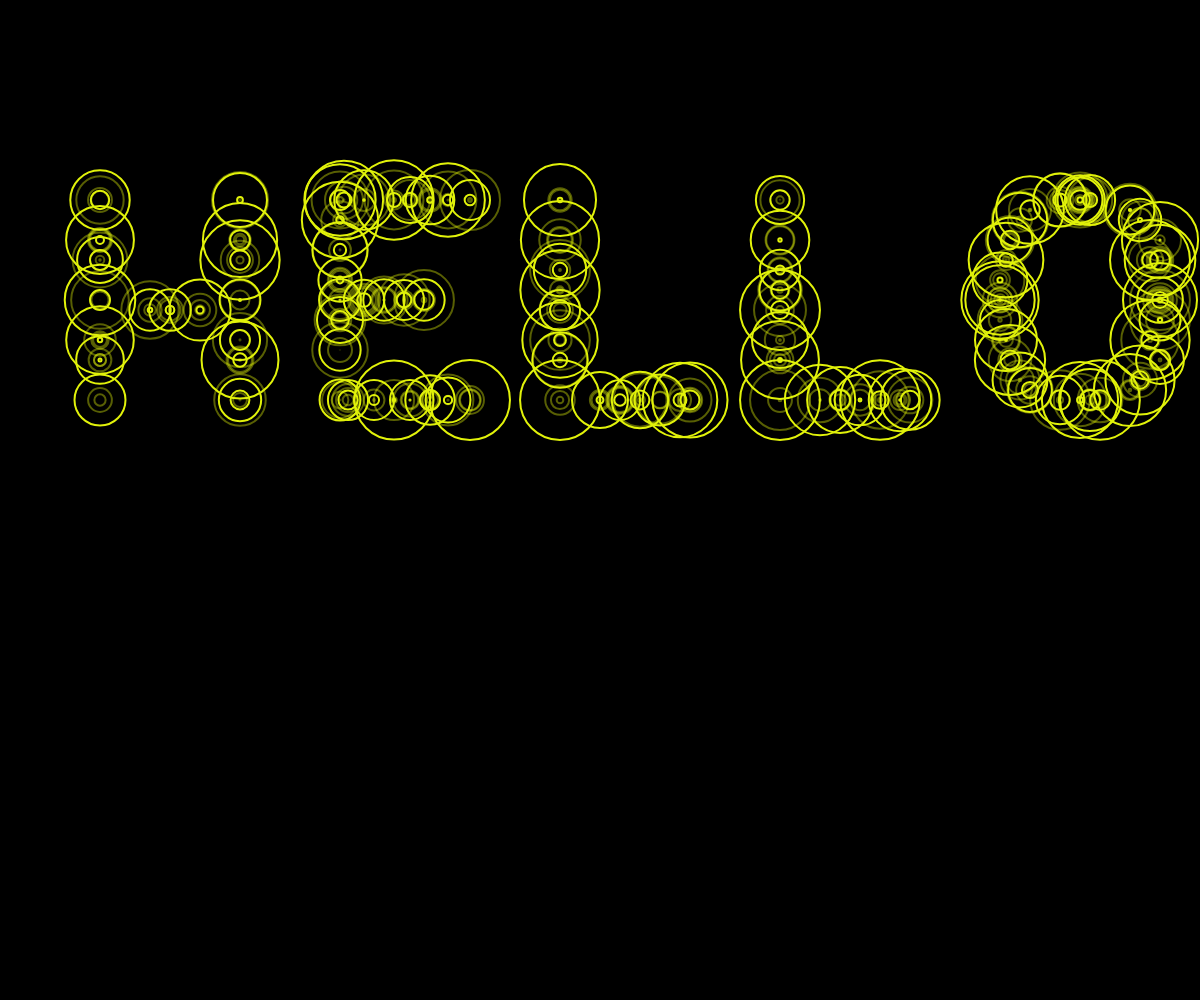
Frame 1 (no input)
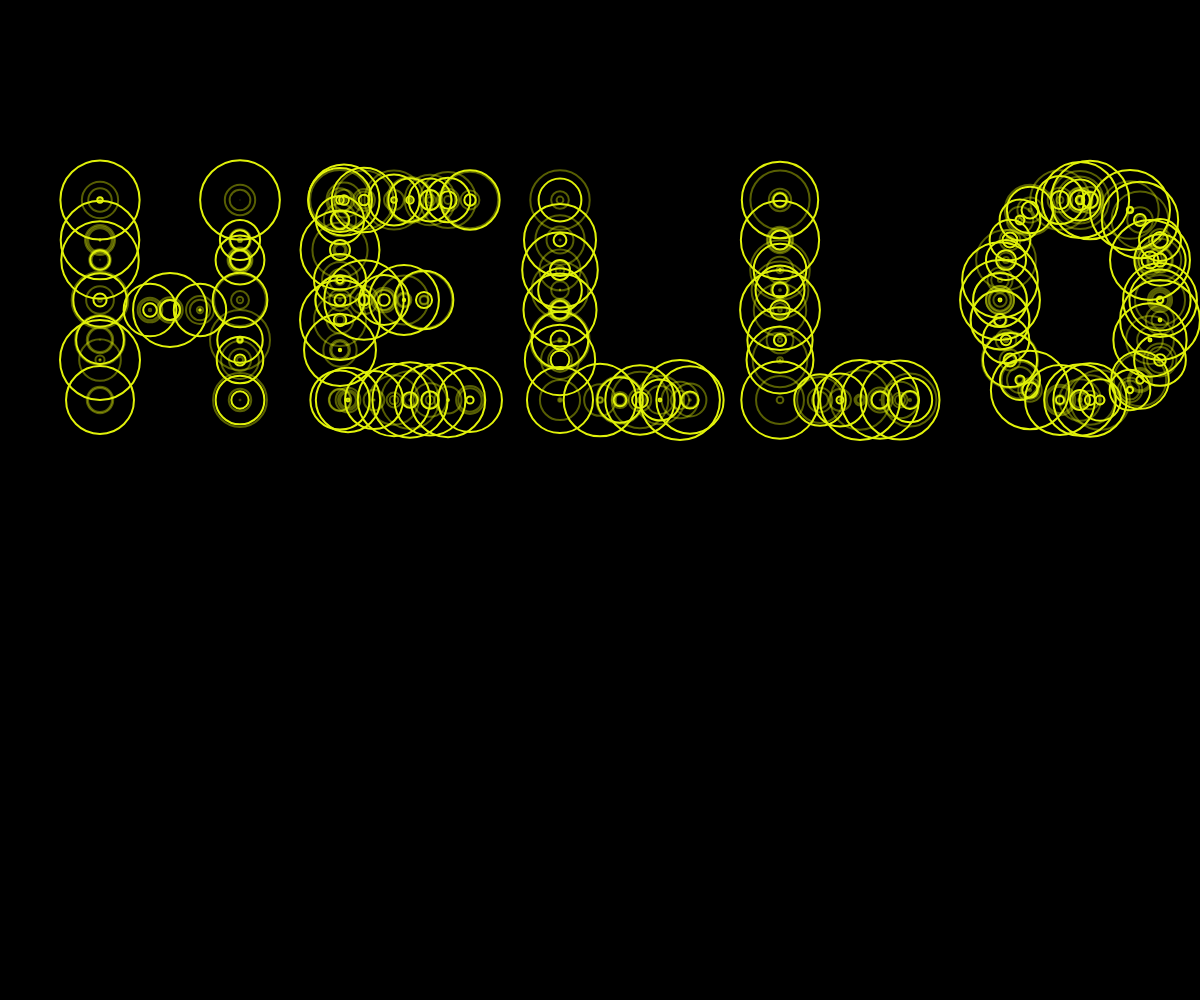
Frame 60 (no input)
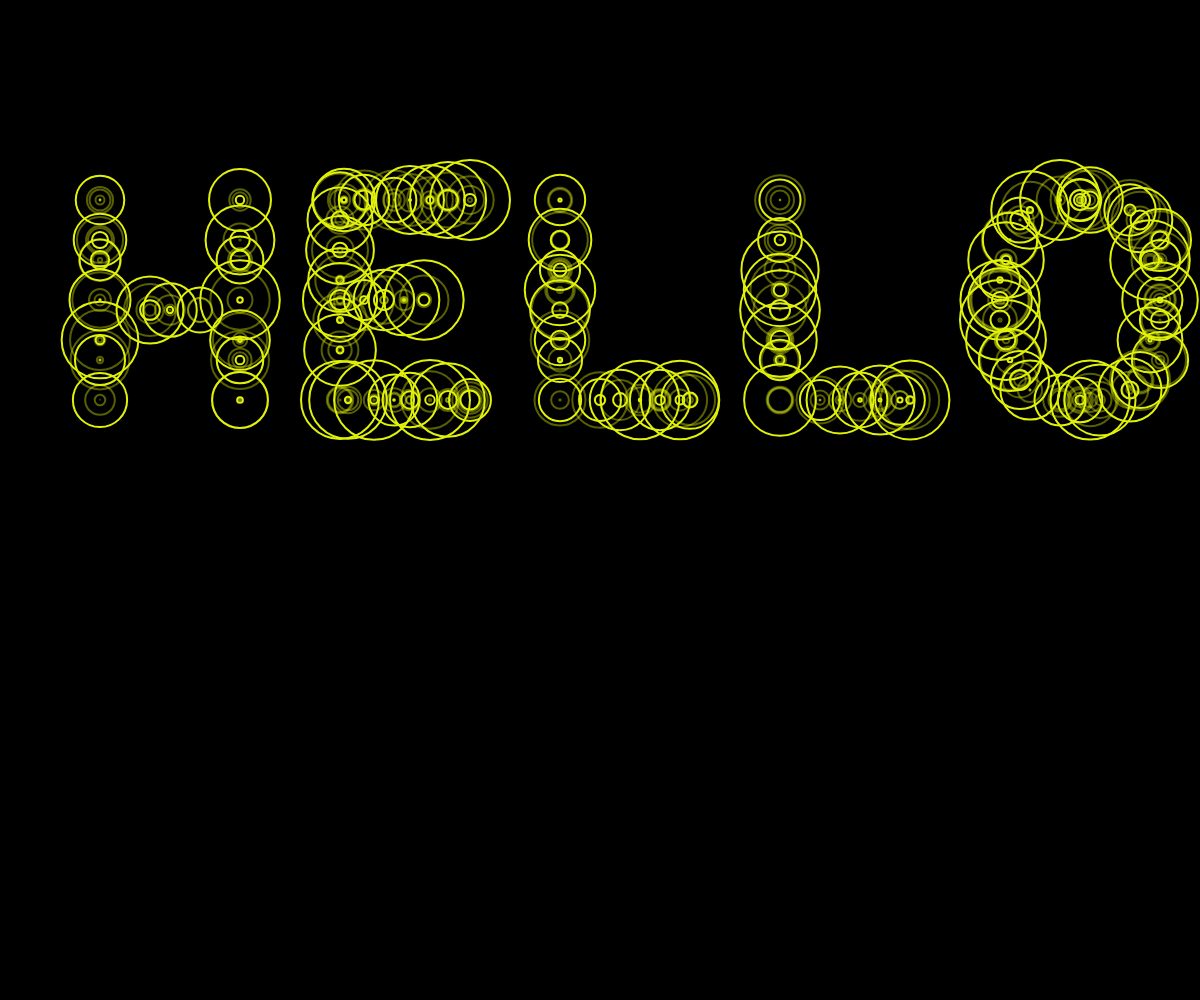
Frame 120 (the mouse pressed at the canvas centre since frame 60)

The p5.js sketch that drew these frames (run headless with seeded random() and noise() and a simulated clock; from frame 60 on, the mouse is pressed at the canvas centre):

// p5.js sketch
// ── sketch.js

// no need to change anything from here ... ----------------------

var letters = {};

var marginLeft = 50;
var marginTop = 100;
var textX = marginLeft;
var textY = 150;
var lineHeight = 150;
var typedText = "HELLO";

var r =  Math.floor(Math.random() * 250);
var g = Math.floor(Math.random() * 250);  
var b =  Math.floor(Math.random() * 250);

function setup() {
	createCanvas(windowWidth, windowHeight);
	initLetters();
	noFill();
	strokeWeight(0);
}

function draw() {
	background(0);
	scale(2);

	textX = marginLeft;
	textY = marginTop + 100;

	randomSeed(4);
	for (var i = 0; i < typedText.length; i++) {
		var c = typedText[i];
		if (letters[c]) {
			push();
			translate(textX, textY);
			var w = letters[c]();
			textX += w;
			pop();
		} else if (c == "\n") {
			textX = marginLeft;
			textY += lineHeight;
		}
	}

	//noLoop();
}

function keyTyped() {
    var k = key;
    if (!letters[k]) {
        k = k.toUpperCase();
    }
    if (letters[k]) {
         
        typedText += k;
    }

	//loop();
}

function keyPressed() {
	if (keyCode == RETURN) {
		typedText += "\n";
	}
	if (keyCode == BACKSPACE || keyCode == DELETE) {
		if (typedText.length > 0) typedText = typedText.slice(0, -1);
	
}

	//loop();
}
// ... to here -----------------------------------------------------


function initLetters() {
	// Add your calls to the letter functions here

	letters = {
		N: draw_N,
		O: draw_O,
		Q: draw_Q,
		U: draw_U,
       G: draw_G,
       H: draw_H,
       I: draw_I,
       J: draw_J,
       K: draw_K,
       L: draw_L,
       M: draw_M,
       S: draw_S,
       R: draw_R,	
		A: draw_A,
		W: draw_W,
       V: draw_V,
       B: draw_B,
       P: draw_P,
       C: draw_C,
       D: draw_D,
       T: draw_T,
		E: draw_E,
       F: draw_F,
       X: draw_X,
       Y: draw_Y,
       Z: draw_Z,
		
		" ": function() { return 30 },
	};
}



// A function for each letter

function draw_N() {
	
	//rect(-15,-100,80,100);
	
	specialEllipse(0,-100,30,30); //top left 
	specialEllipse(0,0,13,13); 
	specialEllipse(0,-5,15,15); //bottom left
	//specialEllipse(50,-100,30,30); //top right
	specialEllipse(50,-20,30,30); //bottom right
	specialEllipse(0,-30,25,25);
   specialEllipse(0,-20,25,25);
	specialEllipse(0,-40,15,15);
	specialEllipse(0,-50,20,20);
	specialEllipse(0,-70,10,10);
   specialEllipse(0,-80,10,10);
	specialEllipse(0,-90,15,15);
	
   specialEllipse(70,-100,10,10);
	specialEllipse(70,-85,20,20);
	specialEllipse(70,-70,18,18);
	specialEllipse(70,-60,11,11);
	specialEllipse(70,-50,15,15);
   specialEllipse(70,-30,15,15);
	specialEllipse(70,-20,25,25);
	specialEllipse(70,0,13,13);

	specialEllipse(50,-35,20,20);
	specialEllipse(33,-47,10,10);
	specialEllipse(28,-56,15,15);
	specialEllipse(23,-67,18,18);
	specialEllipse(18,-75,10,10);
	specialEllipse(15,-80,13,13);

	
	
	

	return 110;
}

function draw_O() {
	
	//rect(30,-100,80,100);
	
   specialEllipse(0, -50, 25);
   specialEllipse(0, -40, 25);
   specialEllipse(3, -30, 15);
   specialEllipse(5, -20, 30);
   specialEllipse(10, -10, 10);
   specialEllipse(15, -5, 20);
   specialEllipse(30, 0, 20);
   specialEllipse(45, 0, 30);

   specialEllipse(80, -50, 25);
   specialEllipse(80, -40, 25);
   specialEllipse(75, -30, 15);
   specialEllipse(80, -20, 30);
   specialEllipse(70, -10, 10);
   specialEllipse(65, -5, 20);
   specialEllipse(50, 0, 20);
   specialEllipse(40, 0, 30);


   specialEllipse(0, -50, 25);
   specialEllipse(0, -60, 25);
   specialEllipse(3, -70, 15);
   specialEllipse(5, -80, 30);
   specialEllipse(10, -90, 10);
   specialEllipse(15, -95, 20);
   specialEllipse(30, -100, 20);
   specialEllipse(45, -100, 30);

   specialEllipse(80, -50, 25);
   specialEllipse(80, -70, 25);
   specialEllipse(75, -70, 15);
   specialEllipse(80, -80, 30);
   specialEllipse(70, -90, 10);
   specialEllipse(65, -95, 20);
   specialEllipse(40, -100, 20);
   specialEllipse(40, -100, 30);


	return 130;
}
function draw_Q() {
	
	//rect(75,-100,80,100);
	
   specialEllipse(0, -50, 25);
   specialEllipse(0, -40, 25);
   specialEllipse(3, -30, 15);
   specialEllipse(5, -20, 30);
   specialEllipse(10, -10, 10);
   specialEllipse(15, -5, 20);
   specialEllipse(30, 0, 20);
   specialEllipse(45, 0, 30);

   specialEllipse(80, -50, 25);
   specialEllipse(80, -40, 25);
   specialEllipse(75, -30, 15);
   specialEllipse(80, -20, 30);
   specialEllipse(70, -10, 10);
   specialEllipse(65, -5, 20);
   specialEllipse(50, 0, 20);
   specialEllipse(40, 0, 30);


   specialEllipse(0, -50, 25);
   specialEllipse(0, -60, 25);
   specialEllipse(3, -70, 15);
   specialEllipse(5, -80, 30);
   specialEllipse(10, -90, 10);
   specialEllipse(15, -95, 20);
   specialEllipse(30, -100, 20);
   specialEllipse(45, -100, 30);

   specialEllipse(80, -50, 25);
   specialEllipse(80, -70, 25);
   specialEllipse(75, -70, 15);
   specialEllipse(80, -80, 30);
   specialEllipse(70, -90, 10);
   specialEllipse(65, -95, 20);
   specialEllipse(40, -100, 20);
   specialEllipse(40, -100, 30);

   specialEllipse(90, 0, 25);
   specialEllipse(80, -10, 15);
   specialEllipse(70, -20, 15);
	specialEllipse(60, -30, 10);
	

	

	return 130;
}

function draw_U() {
	
   specialEllipse(0, -50, 25);
   specialEllipse(0, -40, 25);
   specialEllipse(0, -60, 25);
   specialEllipse(0, -70, 25);
   specialEllipse(0, -80, 25);
   specialEllipse(0, -90, 25);
   specialEllipse(0, -95, 25);
   specialEllipse(0, -100, 25);
   specialEllipse(3, -30, 15);
   specialEllipse(5, -20, 30);
   specialEllipse(10, -10, 10);
   specialEllipse(15, -5, 20);
   specialEllipse(30, 0, 20);
   specialEllipse(45, 0, 30);

   specialEllipse(80, -50, 25);
   specialEllipse(80, -60, 25);
   specialEllipse(80, -70, 25);
   specialEllipse(80, -80, 25);
   specialEllipse(80, -90, 25);
   specialEllipse(80, -95, 25);
   specialEllipse(80, -100, 25);

   specialEllipse(75, -30, 15);
   specialEllipse(80, -20, 30);
   specialEllipse(70, -10, 10);
   specialEllipse(65, -5, 20);
   specialEllipse(50, 0, 20);
   specialEllipse(40, 0, 30);
	
	
	

	

	return 120;
}




function draw_G() {



   specialEllipse(0, -50, 25);
   specialEllipse(0, -40, 25);
   specialEllipse(3, -30, 15);
   specialEllipse(5, -20, 30);
   specialEllipse(10, -10, 10);
   specialEllipse(15, -5, 20);
   specialEllipse(30, 0, 20);
   specialEllipse(45, 0, 30);

   specialEllipse(80, -50, 25);
   specialEllipse(80, -40, 25);
   specialEllipse(75, -30, 15);
   specialEllipse(80, -20, 30);
   specialEllipse(70, -10, 10);
   specialEllipse(65, -5, 20);
   specialEllipse(50, 0, 20);
   specialEllipse(40, 0, 30);



   specialEllipse(75, -40, 20);
   specialEllipse(75, -50, 15);


   specialEllipse(0, -50, 25);
   specialEllipse(0, -60, 25);
   specialEllipse(3, -70, 15);
   specialEllipse(5, -80, 30);
   specialEllipse(10, -90, 10);
   specialEllipse(15, -95, 20);
   specialEllipse(30, -100, 20);
   specialEllipse(45, -100, 30);

   specialEllipse(75, -90, 20);
   specialEllipse(60, -100, 20);
   specialEllipse(45, -100, 30);

   specialEllipse(65, -50, 10);
   specialEllipse(75, -50, 15);
   specialEllipse(60, -50, 10);




       return 130;
}


function draw_H() {


   specialEllipse(0, 0, 20);
   specialEllipse(0, -30, 25);
   specialEllipse(0, -20, 25);
   specialEllipse(0, -50, 15);
   specialEllipse(0, -70, 20);
   specialEllipse(0, -80, 20);
   specialEllipse(0, -100, 30);
   specialEllipse(25, -45, 25);
   specialEllipse(35, -45, 10);

   specialEllipse(70, 0, 20);
   specialEllipse(70, -30, 25);
   specialEllipse(70, -20, 25);
   specialEllipse(70, -50, 25);
   specialEllipse(70, -70, 30);
   specialEllipse(70, -80, 30);

   specialEllipse(50, -45, 25);
   specialEllipse(70, -100, 15);


       return 120;
}


function draw_I() {


   specialEllipse(0, 0, 20);
   specialEllipse(0, -30, 25);
   specialEllipse(0, -20, 25);
   specialEllipse(0, -45, 15);
   specialEllipse(0, -60, 20);
   specialEllipse(0, -80, 20);
   specialEllipse(0, -100, 30);


       return 50;

}

function draw_J() {


   specialEllipse(60, -80, 30);
   specialEllipse(60, -30, 25);
   specialEllipse(60, -100, 20);
   specialEllipse(60, -70, 20);
   specialEllipse(60, -60, 20);
   specialEllipse(60, -50, 20);
   specialEllipse(50, -10, 30);
   specialEllipse(30, 0, 20);
   specialEllipse(0, -50, 10);
   specialEllipse(0, -25, 15);
   specialEllipse(0, -35, 25);
   specialEllipse(10, -15, 15);


       return 110;

}
function draw_K() {


   specialEllipse(15, -45, 20);
   specialEllipse(30, -55, 25);
   specialEllipse(40, -65, 10);
   specialEllipse(50, -75, 20);
   specialEllipse(70, -100, 20);
   specialEllipse(60, -90, 20);
   specialEllipse(0, -100, 15);
   specialEllipse(0, -100, 10);
   specialEllipse(0, -65, 20);
   specialEllipse(0, -75, 20);
   specialEllipse(0, -50, 10);
   specialEllipse(0, -45, 25);
   specialEllipse(0, -25, 25);
   specialEllipse(0,  0, 30);
   specialEllipse(15, -35, 10);
   specialEllipse(35, -35, 20);
   specialEllipse(45, -25, 25);
   specialEllipse(50, -15, 20);
   specialEllipse(70, 0, 25);



       return 120;
}

function draw_L() {


   specialEllipse(0, 0, 25);
   specialEllipse(0, -20, 20);
   specialEllipse(0, -30, 10);
   specialEllipse(0, -45, 20);
   specialEllipse(0, -55, 20);
   specialEllipse(0, -65, 30);
   specialEllipse(0, -80, 30);
   specialEllipse(0, -100, 10);
   specialEllipse(20, 0, 20);
   specialEllipse(30, 0, 10);
   specialEllipse(40, 0, 10);
   specialEllipse(50, 0, 15);
    specialEllipse(60, 0, 15);
   specialEllipse(65, 0, 30);




       return 110;
}


function draw_M() {



   specialEllipse(80, 0, 25);
   specialEllipse(80, -20, 25);
   specialEllipse(80, -10, 30);
   specialEllipse(80, -30, 15);
   specialEllipse(80, -40, 15);
   specialEllipse(80, -50, 10);
   specialEllipse(80, -65, 30);
   specialEllipse(80, -80, 30);
   specialEllipse(80, -100, 15);
   specialEllipse(0, 0, 25);
   specialEllipse(0, -20, 25);
   specialEllipse(0, -10, 30);
   specialEllipse(0, -30, 15);
   specialEllipse(0, -40, 15);
   specialEllipse(0, -50, 10);
   specialEllipse(0, -65, 30);
   specialEllipse(0, -80, 30);
   specialEllipse(0, -100, 15);


   specialEllipse(10, -90, 25);
   specialEllipse(15, -80, 20);
   specialEllipse(20, -70, 20);
   specialEllipse(25, -60, 10);
   specialEllipse(30, -50, 30);
   specialEllipse(35, -45, 10);
   specialEllipse(40, -40, 10);

   specialEllipse(70, -90, 25);
   specialEllipse(65, -80, 20);
   specialEllipse(60, -70, 20);
   specialEllipse(55, -60, 10);
   specialEllipse(50, -50, 30);
   specialEllipse(45, -45, 10);






       return 130;
}
function draw_S() {



   specialEllipse(65, -80, 10);
   specialEllipse(60, -85, 15);
   specialEllipse(60, -90, 30);
   specialEllipse(40, -95, 10);
   specialEllipse(40, -100, 20);
   specialEllipse(40, -100, 10);
   specialEllipse(35, -100, 10);
   specialEllipse(20, -98, 30);
   specialEllipse(19, -95, 20);
   specialEllipse(15, -92, 20);
   specialEllipse(10, -87, 10);
   specialEllipse(7, -85, 15);
   specialEllipse(5, -75, 25);
   specialEllipse(1, -70, 30);
   specialEllipse(0, -65, 30);
   specialEllipse(0, -60, 30);
   specialEllipse(0, -55, 20);
   specialEllipse(0, -50, 25);

   specialEllipse(5, -45, 25);
   specialEllipse(10, -45, 25);
   specialEllipse(15, -45, 30);
   specialEllipse(35, -45, 30);
   specialEllipse(40, -45, 10);
   specialEllipse(45, -45, 20);
   specialEllipse(50, -45, 20);
   specialEllipse(55, -40, 20);
   specialEllipse(60, -42, 10);
   specialEllipse(75, -35, 15);
   specialEllipse(80, -25, 10);
   specialEllipse(75, -35, 10);
   specialEllipse(75, -10, 15);
   specialEllipse(65, -5, 10);
   specialEllipse(60, -3, 10);
   specialEllipse(55, 0, 30);
   specialEllipse(40, 0, 30);

   specialEllipse(35, 0, 20);
   specialEllipse(30, 0, 30);
   specialEllipse(25, -2, 10);
   specialEllipse(20, -5, 10);
   specialEllipse(15, -7, 20);
   specialEllipse(10, -10, 20);
    specialEllipse(5, -12, 30);
   specialEllipse(0, -15, 0);


       return 120;
}
function draw_R() {


   //pionowa kreska
   specialEllipse(0, 0, 20);
   specialEllipse(0, -10, 25);
   specialEllipse(0, -20, 20);
   specialEllipse(0, -30, 25);
   specialEllipse(0, -40, 25);
   specialEllipse(0, -50, 20);
   specialEllipse(0, -60, 15);
   specialEllipse(0, -70, 20);
   specialEllipse(0, -80, 15)
   specialEllipse(0, -90, 15);
   specialEllipse(0, -100, 20);

   //gorny brzuszek
   specialEllipse(10, -100, 15);
   specialEllipse(20, -100, 15);
   specialEllipse(30, -100, 20);
   specialEllipse(40, -95, 20);
   specialEllipse(50, -95, 15);
   specialEllipse(60, -88, 15);
   specialEllipse(70, -75, 20);
   specialEllipse(65, -60, 15);
   specialEllipse(55, -50, 15);
   specialEllipse(40, -45, 20);
   specialEllipse(30, -45, 25);
   specialEllipse(20, -44, 15);
   specialEllipse(10, -45, 15);


   specialEllipse(65, 0, 20);
   specialEllipse(60, -10, 25);
   specialEllipse(55, -20, 15);
   specialEllipse(50, -30, 15);
   specialEllipse(45, -40, 15);


       return 120;
}


function draw_A() {

   // lewe ramię
   specialEllipse(0, 0, 15);
   specialEllipse(4, -8, 15);
   specialEllipse(8, -15, 20);
   specialEllipse(13, -25, 20);
   specialEllipse(20, -40, 25);
   specialEllipse(25, -55, 20);
   specialEllipse(28, -63, 20);
   specialEllipse(31, -75, 15);
   specialEllipse(35, -85, 20);
   specialEllipse(38, -93, 15);
   specialEllipse(40, -100, 15);


   //prawe ramię
   specialEllipse(40, -100, 15);
   specialEllipse(42, -93, 15);
   specialEllipse(45, -85, 20);
   specialEllipse(49, -75, 15);
   specialEllipse(52, -63, 20);
   specialEllipse(57, -55, 20);
   specialEllipse(62, -40, 25);
   specialEllipse(69, -25, 20);
   specialEllipse(74, -15, 20);
   specialEllipse(76, -8, 15);
   specialEllipse(80, 0, 15);


   //mostek
   specialEllipse(35, -40, 20);
   specialEllipse(50, -40, 15);


	return 120;
}

function draw_W() {

   //pionowa kreska
	specialEllipse(0, 0, 20);
   specialEllipse(0, -20, 25);
   specialEllipse(0, -30, 20);
   specialEllipse(0, -40, 25);
   specialEllipse(0, -50, 25);
   specialEllipse(0, -60, 20);
   specialEllipse(0, -70, 15);
   specialEllipse(0, -80, 20);
   specialEllipse(0, -90, 15)
   specialEllipse(0, -100, 15);

   //ukośna lewa
   specialEllipse(0, -10, 20);
   specialEllipse(10, -20, 15);
   specialEllipse(20, -30, 20);
   specialEllipse(30, -40, 25);
   specialEllipse(40, -50, 20);

   //ukośna prawa
   specialEllipse(80, -10, 20);
   specialEllipse(70, -20, 15);
   specialEllipse(60, -30, 20);
   specialEllipse(50, -40, 25);
   specialEllipse(40, -50, 20);


   //pionowa prawa
   specialEllipse(80, 0, 20);
   specialEllipse(80, -20, 25);
   specialEllipse(80, -30, 20);
   specialEllipse(80, -40, 25);
   specialEllipse(80, -50, 25);
   specialEllipse(80, -60, 20);
   specialEllipse(80, -70, 15);
   specialEllipse(80, -80, 20);
   specialEllipse(80, -90, 15);
   specialEllipse(80, -100, 15);

	return 130;
}


function draw_V() {


   // lewe ramię
   specialEllipse(0, -100, 15);
   specialEllipse(4, -93, 15);
   specialEllipse(8, -85, 20);
   specialEllipse(11, -77, 15);
   specialEllipse(16, -65, 20);
   specialEllipse(21, -52, 20);
   specialEllipse(24, -40, 20);
   specialEllipse(27, -32, 15);
   specialEllipse(31, -24, 20);
   specialEllipse(34, -16, 15);
   specialEllipse(37, -8, 15);
   specialEllipse(40, 0, 10);

   //prawe ramię

   specialEllipse(80, -100, 15);
   specialEllipse(77, -93, 15);
   specialEllipse(74, -85, 20);
   specialEllipse(71, -77, 15);
   specialEllipse(67, -65, 20);
   specialEllipse(64, -52, 20);
   specialEllipse(60, -40, 20);
   specialEllipse(56, -32, 15);
   specialEllipse(51, -24, 20);
   specialEllipse(48, -16, 15);
   specialEllipse(44, -8, 15);
   specialEllipse(40, 0, 10);


	return 110;
}


function draw_B() {

   //pionowa kreska
   specialEllipse(0, 0, 20);
   specialEllipse(0, -20, 25);
   specialEllipse(0, -30, 20);
   specialEllipse(0, -40, 25);
   specialEllipse(0, -50, 25);
   specialEllipse(0, -60, 20);
   specialEllipse(0, -70, 15);
   specialEllipse(0, -80, 20);
   specialEllipse(0, -90, 15)
   specialEllipse(0, -100, 15);
   specialEllipse(0, -10, 20);

   //gorny brzuszek
   specialEllipse(8, -100, 15);
   specialEllipse(14, -99, 15);
   specialEllipse(26, -97, 20);
   specialEllipse(36, -94, 20);
   specialEllipse(48, -92, 15);
   specialEllipse(56, -87, 15);
   specialEllipse(60, -75, 20);

   specialEllipse(52, -64, 15);
   specialEllipse(45, -61, 15);
   specialEllipse(36, -59, 20);
   specialEllipse(26, -56, 25);
   specialEllipse(14, -52, 15);
   specialEllipse(8, -50, 15);


   //dolny brzuszek
   specialEllipse(8, -50, 15);
   specialEllipse(14, -49, 15);
   specialEllipse(26, -47, 20);
   specialEllipse(36, -44, 20);
   specialEllipse(48, -42, 15);
   specialEllipse(56, -37, 15);
   specialEllipse(60, -25, 20);

   specialEllipse(52, -14, 15);
   specialEllipse(45, -11, 15);
   specialEllipse(36, -9, 20);
   specialEllipse(26, -6, 25);
   specialEllipse(14, -2, 15);
   specialEllipse(8, 0, 15);


	return 100;
}


function draw_P() {

   //pionowa kreska
   specialEllipse(0, 0, 20);
   specialEllipse(0, -10, 25);
   specialEllipse(0, -20, 20);
   specialEllipse(0, -30, 25);
   specialEllipse(0, -40, 25);
   specialEllipse(0, -50, 20);
   specialEllipse(0, -60, 15);
   specialEllipse(0, -70, 20);
   specialEllipse(0, -80, 15)
   specialEllipse(0, -90, 15);
   specialEllipse(0, -100, 20);

   //gorny brzuszek
   specialEllipse(10, -100, 15);
   specialEllipse(20, -100, 15);
   specialEllipse(30, -100, 20);
   specialEllipse(40, -95, 20);
   specialEllipse(50, -95, 15);
   specialEllipse(60, -88, 15);
   specialEllipse(70, -75, 20);
   specialEllipse(65, -60, 15);
   specialEllipse(55, -50, 15);
   specialEllipse(40, -45, 20);
   specialEllipse(30, -45, 25);
   specialEllipse(20, -44, 15);
   specialEllipse(10, -45, 15);


	return 100;
}



function draw_C() {


   specialEllipse(62, -94, 10);
   specialEllipse(57, -98, 15);

   specialEllipse(50, -100, 15);

   specialEllipse (46, -99, 10);
   specialEllipse (41, -99, 15);
   specialEllipse (30, -94, 15);
   specialEllipse (25, -91, 20);
   specialEllipse (18, -85, 15);
   specialEllipse (13, -78, 15);
   specialEllipse(10, -72, 20);
   specialEllipse(5, -64, 15);
   specialEllipse(2, -58, 20);
   specialEllipse(0, -50, 15);


   specialEllipse (46, -1, 10);
   specialEllipse (41, -1, 15);
   specialEllipse (30, -6, 15);
   specialEllipse (25, -9, 20);
   specialEllipse (18, -15, 15);
   specialEllipse (13, -22, 15);
   specialEllipse(10, -28, 20);
   specialEllipse(5, -36, 15);
   specialEllipse(2, -42, 20);
   specialEllipse(0, -50, 15);

   specialEllipse(57, -2, 15);
   specialEllipse(62, -6, 10);

   specialEllipse(50, 0, 15);


	return 110;
}



function draw_D() {


   specialEllipse(0, -100, 15);
   specialEllipse (20, -99, 10);
   specialEllipse (30, -99, 15);
   specialEllipse (40, -95, 15);
   specialEllipse (45, -91, 20);
   specialEllipse (50, -85, 15);
   specialEllipse (55, -78, 15);
   specialEllipse(50, -72, 20);
   specialEllipse(55, -64, 15);
   specialEllipse(65, -58, 20);
   specialEllipse(65, -50, 15);


   specialEllipse (15, -1, 10);
   specialEllipse (20, -1, 15);
   specialEllipse (25, -6, 15);
   specialEllipse (35, -9, 20);
   specialEllipse (45, -15, 15);
   specialEllipse (50, -22, 15);
   specialEllipse(55, -28, 20);
   specialEllipse(55, -36, 15);
   specialEllipse(60, -42, 20);
   specialEllipse(60, -50, 15);



   specialEllipse(0, 0, 20);
   specialEllipse(0, -8, 15);
   specialEllipse(0, -15, 25);
   specialEllipse(0, -30, 20);
   specialEllipse(0, -40, 25);
   specialEllipse(0, -50, 25);
   specialEllipse(0, -60, 20);
   specialEllipse(0, -70, 15);
   specialEllipse(0, -80, 20);
   specialEllipse(0, -90, 15);
   specialEllipse(0, -100, 15);


	return 100;
}


function draw_T() {

   //pionowa kreska
   specialEllipse(40, 0, 20);
   specialEllipse(40, -20, 25);
   specialEllipse(40, -30, 20);
   specialEllipse(40, -40, 25);
   specialEllipse(40, -50, 25);
   specialEllipse(40, -60, 20);
   specialEllipse(40, -70, 15);
   specialEllipse(40, -80, 20);
   specialEllipse(40, -90, 15);
   specialEllipse(40, -100, 15);
   specialEllipse(40, -10, 20);

   //daszek
   specialEllipse(20, -100, 20);
   specialEllipse(62, -100, 20);
   specialEllipse(35, -100, 20);
   specialEllipse(50, -100, 15);
   specialEllipse(71, -100, 10);
   specialEllipse(80, -100, 25);
   specialEllipse(7, -100, 25);
   specialEllipse(0, -100, 10);



	return 110;
}

function draw_E() {

   specialEllipse (0, 0, 28);
   specialEllipse (0, -60, 16);
   specialEllipse (0, -25, 24);
   specialEllipse (0, -40, 25);
   specialEllipse (0, -50 , 14);
   specialEllipse (0, -100 , 14);
   specialEllipse (0, -90 , 14);
   specialEllipse (0, -75 , 18);


   specialEllipse (17, 0, 20);
   specialEllipse (4, 0, 25);
   specialEllipse (27, 0, 19);
   specialEllipse (35, 0, 15);
   specialEllipse (45, 0, 22);
   specialEllipse (54, 0, 19);
   specialEllipse (65, 0, 15);

   specialEllipse (2, -100, 20);
   specialEllipse (12, -100, 23);
   specialEllipse (27, -100, 18);
   specialEllipse (35, -100, 23);
   specialEllipse (45, -100, 18);
   specialEllipse (54, -100, 13);
   specialEllipse (65, -100, 15);

    specialEllipse (42, -50, 20);
    specialEllipse (22, -50, 27);
    specialEllipse (32, -50, 20);
    specialEllipse (12, -50, 20);



       return 110;
}

function draw_F() {

   specialEllipse (0, 0, 26);
   specialEllipse (0, -40, 30);
   specialEllipse (0, -10, 25);
   specialEllipse (0, -30, 25);
   specialEllipse (0, -50 , 30);
   specialEllipse (0, -100 , 10);
   specialEllipse (0, -80 , 18);
   specialEllipse (0, -70 , 18);

   specialEllipse (10, -100, 20);
   specialEllipse (20, -100, 23);
   specialEllipse (35, -100, 18);
   specialEllipse (43, -100, 23);
   specialEllipse (53, -100, 18);
   specialEllipse (62, -100, 13);
   specialEllipse (73, -100, 15);

    specialEllipse (30, -50, 17);
    specialEllipse (40, -50, 20);
    specialEllipse (20, -50, 20);



       return 100;
}


function draw_X() {
   specialEllipse (0, 0, 25);
   specialEllipse (10, -12, 20);
   specialEllipse (15, -22, 20);
   specialEllipse (20, -30, 15);
   specialEllipse (31, -40, 17);
   specialEllipse (37, -50, 13);
   specialEllipse (44, -60, 13);
   specialEllipse (50, -70, 15);
   specialEllipse (55, -75, 15);
   specialEllipse (62, -80, 16);
   specialEllipse (70, -90, 16);
   specialEllipse (80, -100, 20);

    specialEllipse (0, -100, 20);
   specialEllipse (13, -83, 16);
   specialEllipse (20, -75, 15);
   specialEllipse (26, -69, 15);
   specialEllipse (33, -60, 13);
   specialEllipse (40, -50, 13);
   specialEllipse (47, -40, 17);
   specialEllipse (53, -30, 15);
   specialEllipse (59, -22, 20);
   specialEllipse (65, -12, 20);
   specialEllipse (70, -12, 20);
   specialEllipse (80, 0, 25);

   return 120;
}

function draw_Y() {

   specialEllipse (40, 0, 25);
   specialEllipse (40, -10, 18);
   specialEllipse (40, -20, 15);
   specialEllipse (40, -30, 12);
   specialEllipse (40, -40, 10);

   specialEllipse (45, -55, 10);
   specialEllipse (40, -55, 10);
   specialEllipse (35, -55, 10);
   specialEllipse (30, -60, 10);
   specialEllipse (25, -65, 12);
   specialEllipse (20, -70, 15);
   specialEllipse (15, -75, 18);
   specialEllipse (10, -80, 18);
   specialEllipse (5, -90, 18);
   specialEllipse (0, -100, 19);

   specialEllipse (45, -54, 10);
   specialEllipse (50, -60, 12);
   specialEllipse (55, -65, 15);
   specialEllipse (60, -65, 15);
   specialEllipse (65, -75, 18);
   specialEllipse (70, -84, 18);
   specialEllipse (75, -84, 18);
   specialEllipse (80, -100, 19);


       return 120;
}

function draw_Z() {


   specialEllipse (25, 0, 20);
   specialEllipse (0, 0, 25);
   specialEllipse (5, 0, 25);
   specialEllipse (35, 0, 19);
   specialEllipse (43, 0, 15);
   specialEllipse (53, 0, 22);
   specialEllipse (62, 0, 19);
   specialEllipse (80, 0, 15);

   specialEllipse (16, -20, 20);
   specialEllipse (21, -30, 14);
   specialEllipse (29, -40, 20);
   specialEllipse (37, -50, 20);
   specialEllipse (45, -60, 19);
   specialEllipse (53, -70, 18);
   specialEllipse (62, -80, 25);
   specialEllipse (67, -87, 25);

   specialEllipse (0, -100, 20);
   specialEllipse (20, -100, 23);
   specialEllipse (35, -100, 18);
   specialEllipse (43, -100, 23);
   specialEllipse (53, -100, 18);
   specialEllipse (62, -100, 13);
   specialEllipse (80, -100, 15);


       return 110;
}

function getRGB() {
     r =  Math.floor(Math.random() * 250);
     g = Math.floor(Math.random() * 250);  
     b =  Math.floor(Math.random() * 250);
}

document.addEventListener("DOMContentLoaded", function() {
    this.addEventListener('click', getRGB);
});


function specialEllipse(x, y, w, h) {
	strokeWeight(1);    
	//fill(r, g, b,100);
	var w = sin(frameCount * random() / 30 + random(100)) * 5 + 5;
	ellipse(x, y, w, w);

	strokeWeight(1)
    stroke(r,g,b,100);
	//fill(r, g, b,200);
	w = sin(frameCount * random() / 20 + random(100)) * 6 + 6;
	ellipse(x, y, w, w);
    
    strokeWeight(1)
    stroke(r,g,b,100);
	//fill(r, g, b,200);
	w = sin(frameCount * random() / 30 + random(100)) * 7 + 7;
	ellipse(x, y, w, w);
    
    strokeWeight(1)
    stroke(r,g,b,100);
	//fill(r, g, b,200);
	w = sin(frameCount * random() / 20+ random(100)) * 10 + 20;
	ellipse(x, y, w, w);
    
    strokeWeight(1)
    stroke(r,g,b,);
	//fill(r, g, b,200);
	w = sin(frameCount * random() / 10 + random(100)) * 10 + 30;
	ellipse(x, y, w, w);
    
}
